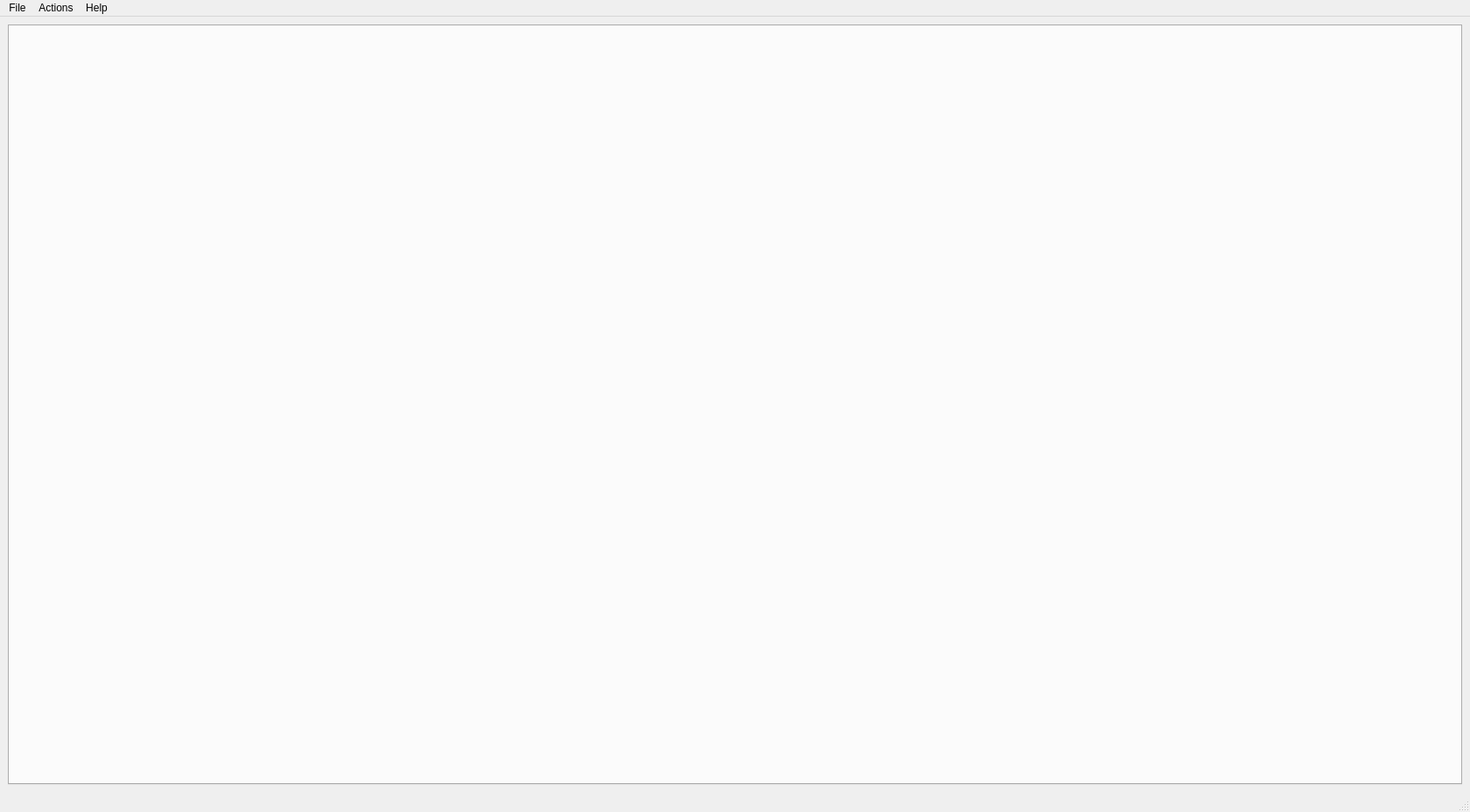
<?xml version="1.0" encoding="UTF-8"?>
<ui version="4.0">
 <class>MainWindow</class>
 <widget class="QMainWindow" name="MainWindow">
  <property name="geometry">
   <rect>
    <x>0</x>
    <y>0</y>
    <width>1680</width>
    <height>928</height>
   </rect>
  </property>
  <property name="windowTitle">
   <string>MainWindow</string>
  </property>
  <widget class="QWidget" name="centralwidget">
   <layout class="QVBoxLayout" name="verticalLayout">
    <item>
     <widget class="QTabWidget" name="tabWidget">
      <property name="currentIndex">
       <number>-1</number>
      </property>
     </widget>
    </item>
   </layout>
  </widget>
  <widget class="QStatusBar" name="statusbar"/>
  <widget class="QMenuBar" name="menubar">
   <property name="geometry">
    <rect>
     <x>0</x>
     <y>0</y>
     <width>1680</width>
     <height>22</height>
    </rect>
   </property>
   <widget class="QMenu" name="menuFile">
    <property name="title">
     <string>File</string>
    </property>
    <widget class="QMenu" name="menuWrite_Files">
     <property name="title">
      <string>Write Files</string>
     </property>
     <addaction name="actionWrite_Current_Page"/>
    </widget>
    <addaction name="actionNew_location"/>
    <addaction name="separator"/>
    <addaction name="menuWrite_Files"/>
    <addaction name="separator"/>
    <addaction name="actionOpen_Settings"/>
   </widget>
   <widget class="QMenu" name="menuHelp">
    <property name="title">
     <string>Help</string>
    </property>
    <addaction name="actionOpen_Help"/>
   </widget>
   <widget class="QMenu" name="menuActions">
    <property name="title">
     <string>Actions</string>
    </property>
    <addaction name="actionSet_Parameters"/>
   </widget>
   <addaction name="menuFile"/>
   <addaction name="menuActions"/>
   <addaction name="menuHelp"/>
  </widget>
  <action name="actionWhatever">
   <property name="text">
    <string>Whatever</string>
   </property>
  </action>
  <action name="actionNew_location">
   <property name="text">
    <string>New Location</string>
   </property>
  </action>
  <action name="actionSettings">
   <property name="text">
    <string>Settings</string>
   </property>
  </action>
  <action name="actionGet_Stations_Info">
   <property name="text">
    <string>Get Stations Info</string>
   </property>
  </action>
  <action name="actionSet_Parameters">
   <property name="text">
    <string>Macro</string>
   </property>
   <property name="shortcut">
    <string>Ctrl+L</string>
   </property>
  </action>
  <action name="actionTrim">
   <property name="text">
    <string>Trim</string>
   </property>
  </action>
  <action name="actionTrim_2">
   <property name="checkable">
    <bool>true</bool>
   </property>
   <property name="text">
    <string>Trim</string>
   </property>
  </action>
  <action name="actionArray_Anlysis">
   <property name="icon">
    <iconset>
     <normalon>:/icons/signal-icon.png</normalon>
    </iconset>
   </property>
   <property name="text">
    <string>Array Anlysis</string>
   </property>
  </action>
  <action name="actionMoment_Tensor_Inversion">
   <property name="icon">
    <iconset>
     <normalon>:/icons/tensor-icon.png</normalon>
    </iconset>
   </property>
   <property name="text">
    <string>Moment Tensor Inversion</string>
   </property>
  </action>
  <action name="actionTime_Frequency_Analysis">
   <property name="icon">
    <iconset>
     <normalon>:/icons/seosmogram-icon.png</normalon>
    </iconset>
   </property>
   <property name="text">
    <string>Time-Frequency Analysis</string>
   </property>
  </action>
  <action name="actionReceiver_Functions">
   <property name="icon">
    <iconset>
     <normalon>:/icons/rf-icon.png</normalon>
    </iconset>
   </property>
   <property name="text">
    <string>Receiver Functions</string>
   </property>
  </action>
  <action name="actionSTA_LTA">
   <property name="text">
    <string>STA/LTA</string>
   </property>
  </action>
  <action name="actionCWT_CF">
   <property name="text">
    <string>CWT (CFs)</string>
   </property>
  </action>
  <action name="actionWrite_Current_Page">
   <property name="text">
    <string>Write Current Page</string>
   </property>
  </action>
  <action name="actionWrite_All">
   <property name="text">
    <string>Write All</string>
   </property>
  </action>
  <action name="actionEnvelope">
   <property name="text">
    <string>Envelope</string>
   </property>
  </action>
  <action name="actionClean_selection">
   <property name="text">
    <string>Clean selection</string>
   </property>
   <property name="shortcut">
    <string>Ctrl+O</string>
   </property>
  </action>
  <action name="actionOpen_Magnitudes_Calculator">
   <property name="text">
    <string>Open Magnitudes Calculator</string>
   </property>
   <property name="shortcut">
    <string>Ctrl+M</string>
   </property>
  </action>
  <action name="actionRun_picker">
   <property name="text">
    <string>Run picker</string>
   </property>
   <property name="shortcut">
    <string>Ctrl+T</string>
   </property>
  </action>
  <action name="actionRun_Event_Detector">
   <property name="text">
    <string>Run Event Detector</string>
   </property>
   <property name="shortcut">
    <string>Ctrl+R</string>
   </property>
  </action>
  <action name="actionOpen_Settings">
   <property name="text">
    <string>Open Settings</string>
   </property>
  </action>
  <action name="actionAllSeismograms">
   <property name="text">
    <string>All Seismograms</string>
   </property>
   <property name="shortcut">
    <string/>
   </property>
  </action>
  <action name="actionSpectral_Entropy">
   <property name="text">
    <string>Spectral Entropy</string>
   </property>
  </action>
  <action name="actionRemove_all_selections">
   <property name="text">
    <string>Remove all selections</string>
   </property>
   <property name="shortcut">
    <string>Ctrl+J</string>
   </property>
  </action>
  <action name="actionStack">
   <property name="text">
    <string>Stack</string>
   </property>
   <property name="shortcut">
    <string>Ctrl+B</string>
   </property>
  </action>
  <action name="actionEarth_Model_Viewer">
   <property name="text">
    <string>Earth Model Viewer</string>
   </property>
  </action>
  <action name="actionOpen_Earth_Model_Viewer">
   <property name="text">
    <string>Open Earth Model Viewer</string>
   </property>
  </action>
  <action name="actionOpen_Help">
   <property name="text">
    <string>Open Help</string>
   </property>
  </action>
  <action name="actionClean_Events_Detected">
   <property name="text">
    <string>Clean Events Detected</string>
   </property>
   <property name="shortcut">
    <string>Ctrl+C</string>
   </property>
  </action>
  <action name="actionPlot_All_Seismograms">
   <property name="text">
    <string>Plot All Seismograms</string>
   </property>
   <property name="shortcut">
    <string>Ctrl+N</string>
   </property>
  </action>
  <action name="actionOnly_a_folder">
   <property name="text">
    <string>Only a folder</string>
   </property>
  </action>
  <action name="actionAll_tree">
   <property name="text">
    <string>All tree</string>
   </property>
  </action>
  <action name="actionOpen_picksnew">
   <property name="text">
    <string>Open picks</string>
   </property>
  </action>
  <action name="actionRemove_picks">
   <property name="text">
    <string>Remove picks</string>
   </property>
  </action>
  <action name="actionRun_autoloc">
   <property name="text">
    <string>Run autoloc</string>
   </property>
   <property name="shortcut">
    <string>Ctrl+F</string>
   </property>
  </action>
 </widget>
 <resources>
  <include location="../resources.qrc"/>
 </resources>
 <connections/>
</ui>
